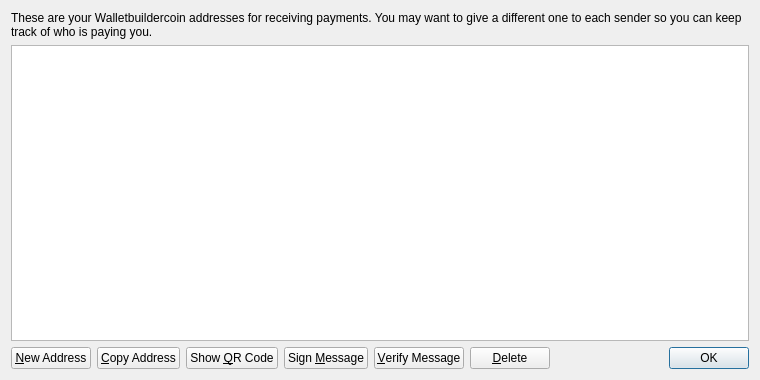
<?xml version="1.0" encoding="UTF-8"?>
<ui version="4.0">
 <class>AddressBookPage</class>
 <widget class="QWidget" name="AddressBookPage">
  <property name="geometry">
   <rect>
    <x>0</x>
    <y>0</y>
    <width>760</width>
    <height>380</height>
   </rect>
  </property>
  <property name="windowTitle">
   <string>Address Book</string>
  </property>
  <layout class="QVBoxLayout" name="verticalLayout">
   <item>
    <widget class="QLabel" name="labelExplanation">
     <property name="text">
      <string>These are your Walletbuildercoin addresses for receiving payments. You may want to give a different one to each sender so you can keep track of who is paying you.</string>
     </property>
     <property name="textFormat">
      <enum>Qt::PlainText</enum>
     </property>
     <property name="wordWrap">
      <bool>true</bool>
     </property>
    </widget>
   </item>
   <item>
    <widget class="QTableView" name="tableView">
     <property name="contextMenuPolicy">
      <enum>Qt::CustomContextMenu</enum>
     </property>
     <property name="toolTip">
      <string>Double-click to edit address or label</string>
     </property>
     <property name="tabKeyNavigation">
      <bool>false</bool>
     </property>
     <property name="alternatingRowColors">
      <bool>true</bool>
     </property>
     <property name="selectionMode">
      <enum>QAbstractItemView::SingleSelection</enum>
     </property>
     <property name="selectionBehavior">
      <enum>QAbstractItemView::SelectRows</enum>
     </property>
     <property name="sortingEnabled">
      <bool>true</bool>
     </property>
     <attribute name="verticalHeaderVisible">
      <bool>false</bool>
     </attribute>
    </widget>
   </item>
   <item>
    <layout class="QHBoxLayout" name="horizontalLayout">
     <item>
      <widget class="QPushButton" name="newAddressButton">
       <property name="toolTip">
        <string>Create a new address</string>
       </property>
       <property name="text">
        <string>&amp;New Address</string>
       </property>
       <property name="icon">
        <iconset resource="../bitcoin.qrc">
         <normaloff>:/icons/add</normaloff>:/icons/add</iconset>
       </property>
      </widget>
     </item>
     <item>
      <widget class="QPushButton" name="copyToClipboard">
       <property name="toolTip">
        <string>Copy the currently selected address to the system clipboard</string>
       </property>
       <property name="text">
        <string>&amp;Copy Address</string>
       </property>
       <property name="icon">
        <iconset resource="../bitcoin.qrc">
         <normaloff>:/icons/editcopy</normaloff>:/icons/editcopy</iconset>
       </property>
      </widget>
     </item>
     <item>
      <widget class="QPushButton" name="showQRCode">
       <property name="text">
        <string>Show &amp;QR Code</string>
       </property>
       <property name="icon">
        <iconset resource="../bitcoin.qrc">
         <normaloff>:/icons/qrcode</normaloff>:/icons/qrcode</iconset>
       </property>
      </widget>
     </item>
     <item>
      <widget class="QPushButton" name="signMessage">
       <property name="toolTip">
        <string>Sign a message to prove you own a Walletbuildercoin address</string>
       </property>
       <property name="text">
        <string>Sign &amp;Message</string>
       </property>
       <property name="icon">
        <iconset resource="../bitcoin.qrc">
         <normaloff>:/icons/edit</normaloff>:/icons/edit</iconset>
       </property>
      </widget>
     </item>
     <item>
      <widget class="QPushButton" name="verifyMessage">
       <property name="toolTip">
        <string>Verify a message to ensure it was signed with a specified Walletbuildercoin address</string>
       </property>
       <property name="text">
        <string>&amp;Verify Message</string>
       </property>
       <property name="icon">
        <iconset resource="../bitcoin.qrc">
         <normaloff>:/icons/transaction_0</normaloff>:/icons/transaction_0</iconset>
       </property>
      </widget>
     </item>
     <item>
      <widget class="QPushButton" name="deleteButton">
       <property name="toolTip">
        <string>Delete the currently selected address from the list</string>
       </property>
       <property name="text">
        <string>&amp;Delete</string>
       </property>
       <property name="icon">
        <iconset resource="../bitcoin.qrc">
         <normaloff>:/icons/remove</normaloff>:/icons/remove</iconset>
       </property>
      </widget>
     </item>
     <item>
      <spacer name="horizontalSpacer">
       <property name="orientation">
        <enum>Qt::Horizontal</enum>
       </property>
       <property name="sizeHint" stdset="0">
        <size>
         <width>40</width>
         <height>20</height>
        </size>
       </property>
      </spacer>
     </item>
     <item>
      <widget class="QDialogButtonBox" name="buttonBox">
       <property name="sizePolicy">
        <sizepolicy hsizetype="Maximum" vsizetype="Fixed">
         <horstretch>0</horstretch>
         <verstretch>0</verstretch>
        </sizepolicy>
       </property>
       <property name="standardButtons">
        <set>QDialogButtonBox::Ok</set>
       </property>
      </widget>
     </item>
    </layout>
   </item>
  </layout>
 </widget>
 <resources>
  <include location="../bitcoin.qrc"/>
 </resources>
 <connections/>
</ui>
